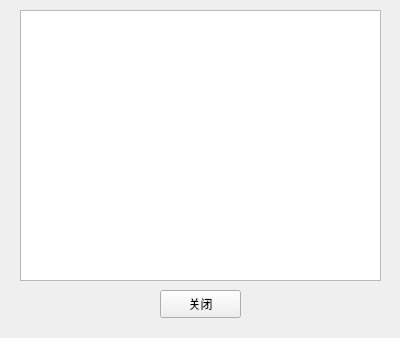
<?xml version="1.0" encoding="UTF-8"?>
<ui version="4.0">
 <class>help</class>
 <widget class="QWidget" name="help">
  <property name="geometry">
   <rect>
    <x>0</x>
    <y>0</y>
    <width>400</width>
    <height>338</height>
   </rect>
  </property>
  <property name="windowTitle">
   <string>帮助</string>
  </property>
  <property name="windowIcon">
   <iconset resource="src.qrc">
    <normaloff>:/socks_icon_1.png</normaloff>:/socks_icon_1.png</iconset>
  </property>
  <widget class="QTextEdit" name="textEdit">
   <property name="geometry">
    <rect>
     <x>20</x>
     <y>10</y>
     <width>361</width>
     <height>271</height>
    </rect>
   </property>
  </widget>
  <widget class="QPushButton" name="btn_exit">
   <property name="geometry">
    <rect>
     <x>160</x>
     <y>290</y>
     <width>81</width>
     <height>28</height>
    </rect>
   </property>
   <property name="text">
    <string>关闭</string>
   </property>
  </widget>
 </widget>
 <resources>
  <include location="src.qrc"/>
 </resources>
 <connections/>
</ui>
